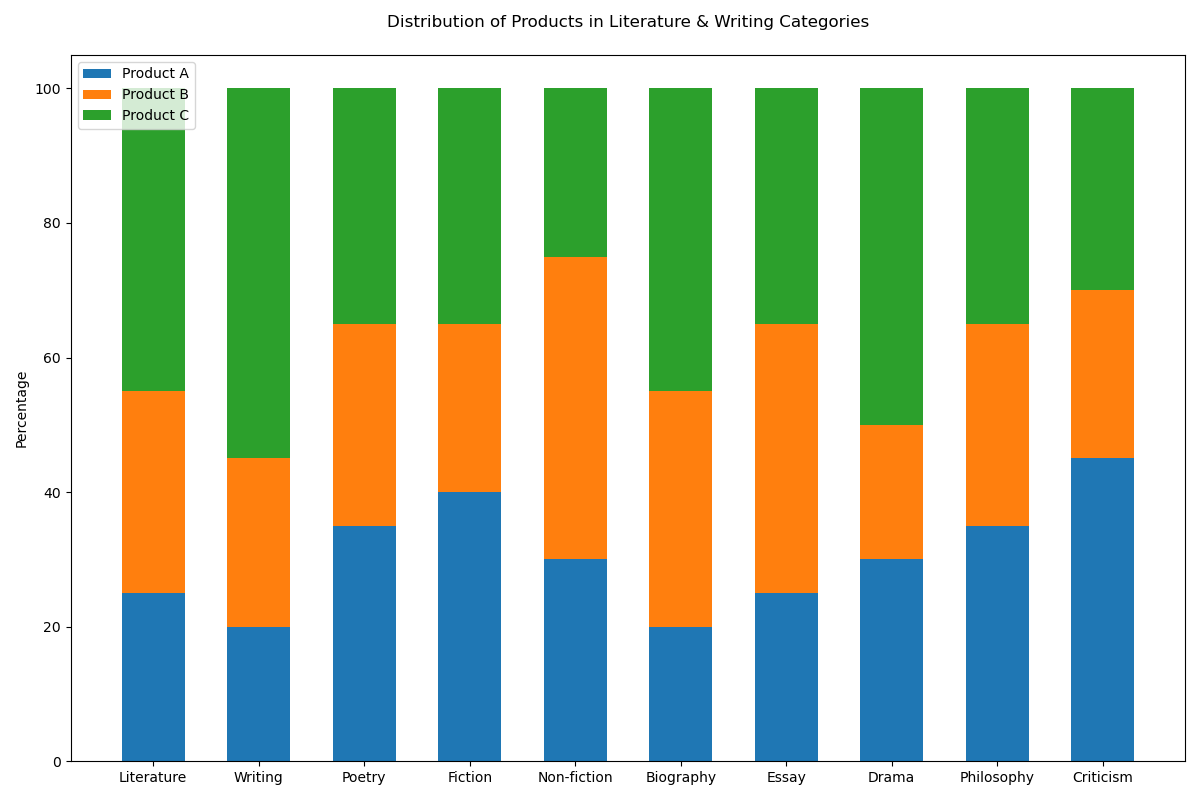

Python code for this plot:
import matplotlib.pyplot as plt
import numpy as np

categories = ['Literature', 'Writing', 'Poetry', 'Fiction', 'Non-fiction', 
              'Biography', 'Essay', 'Drama', 'Philosophy', 'Criticism']
product_a = [25, 20, 35, 40, 30, 20, 25, 30, 35, 45]
product_b = [30, 25, 30, 25, 45, 35, 40, 20, 30, 25]
product_c = [45, 55, 35, 35, 25, 45, 35, 50, 35, 30]

data = np.array([product_a, product_b, product_c])
data_cum = data.cumsum(axis=0)

colors = ['#1f77b4', '#ff7f0e', '#2ca02c']

fig, ax = plt.subplots(figsize=(12, 8))

for i, col in enumerate(colors):
    heights = data[i]
    starts = data_cum[i] - heights
    ax.bar(categories, heights, bottom=starts, width=0.6, color=col, label=f'Product {chr(65+i)}')

ax.legend(loc='upper left')

ax.set_ylabel('Percentage')
ax.set_title('Distribution of Products in Literature & Writing Categories', pad=20)

plt.tight_layout()
plt.show()
